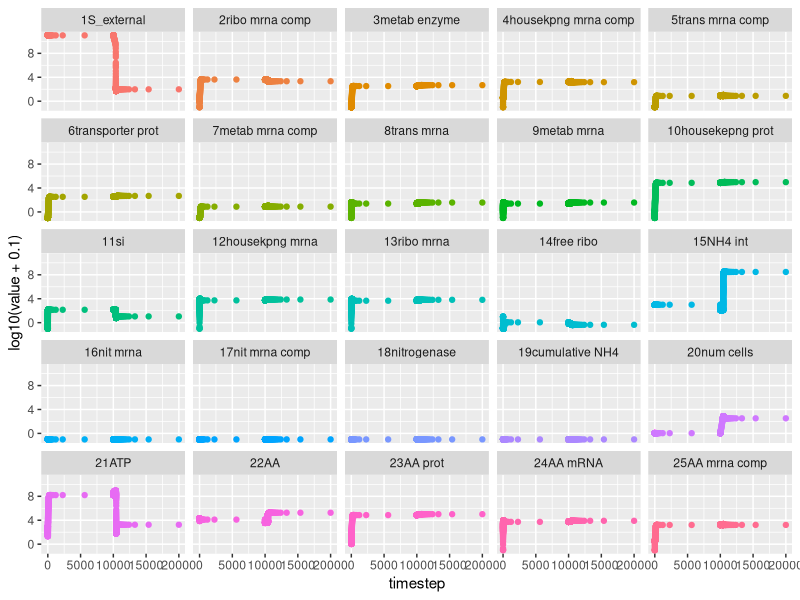
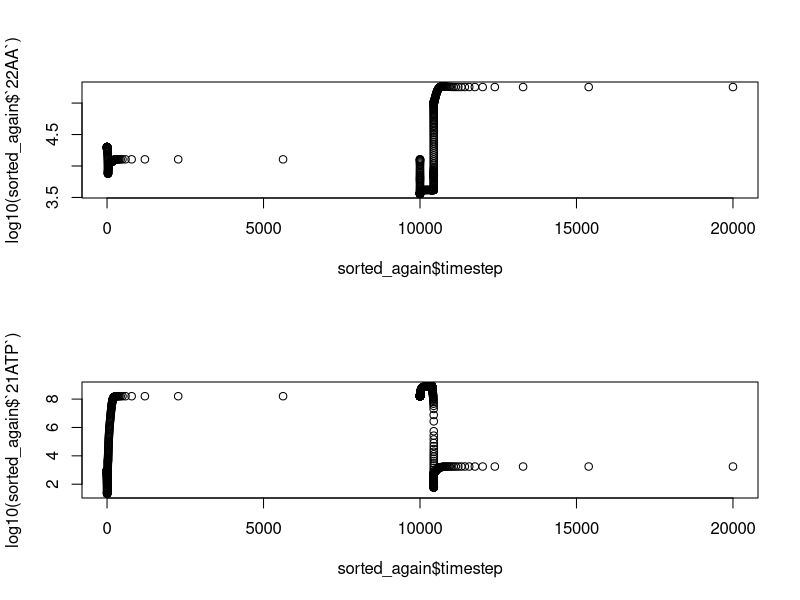
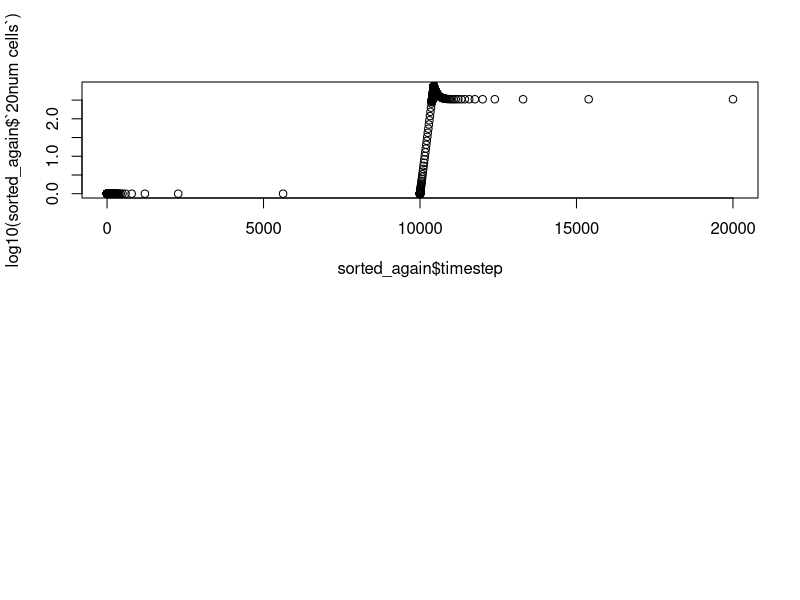

These charts were generated, in order, by the following R code: (Note: this script raises an error after producing the figures.)
# rm(list=ls())
# graphics.off()

library(ggplot2)
library(reshape2)
library(gridExtra)
library(cowplot)
library(R.utils)

#pick a few points rom green cloud and plot all odes manually. try to find param combinations where reasonable end points. 
#use thresholds. try to increase k_cat_AA as wel as increasing k_a to keep ratio roughly the same


# important_data <- read.csv("param-sweep5-results.csv")
# raw_data <- read.csv("../data/0.1/param-sweep-0.1-0.1-0.1-0.1-1000.0-0.1.csv")#oscillation
# raw_data <- read.csv("../data/param-sweep-10.0-10.0-10.0-10.0-10.0-10.0.csv")
raw_data<- read.csv("multilevel-output.csv")

# raw_data<- important_data[-1]
sorted_data= raw_data[,order(names(raw_data))]
colnames(sorted_data)<- substring(names(sorted_data),6)

sorted_again<-sorted_data[,c("tamp","1","2","3","4","5","6","7","8","9","10","11","12","13","14","15","16","17","18","19","20","21","22","23","24","25")]
colnames(sorted_again)= c("timestep","1S_external","2ribo mrna comp","3metab enzyme","4housekpng mrna comp","5trans mrna comp","6transporter prot","7metab mrna comp","8trans mrna","9metab mrna","10housekepng prot","11si","12housekpng mrna","13ribo mrna","14free ribo","15NH4 int","16nit mrna","17nit mrna comp","18nitrogenase","19cumulative NH4","20num cells","21ATP","22AA","23AA prot","24AA mRNA","25AA mrna comp")
short_data<- sorted_again[sorted_again$timestep <= 500,]

melted_data<- melt(sorted_again, id.var="timestep")
melted_short<- melt(short_data, id.var="timestep")

plt1 = ggplot(data = melted_data, aes(x = timestep, y = log10(value+0.1))) +theme(legend.position = "none")+geom_point(aes(color = variable))+ facet_wrap(~ variable, ncol = 5)
plt1

# important_data$un_ov<- 
# important_data$log_AA <- log(important_data$AminoAcid)+0.1
# important_data$log_atp <- log(important_data$ATP)+0.1
# plot(log10(sorted_again$`22AA`), log10(sorted_again$`21ATP`))#, col = sorted_again$timestep)
# plot(log10(important_data$AminoAcid), log10(important_data$ATP))
par(mfrow= c(2,1))
# times<- c(1,1000)
plot(log10(sorted_again$`22AA`), x = sorted_again$timestep)#, xlim = times, main = "params all 1.0")
plot(log10(sorted_again$`21ATP`),x = sorted_again$timestep)#, xlim = times)
plot(log10(sorted_again$`20num cells`),x = sorted_again$timestep)#, xlim = times)
# plot((sorted_again$`22AA`), (sorted_again$`21ATP`))

thresholded<- subset(important_data, important_data$AminoAcid >= 1 & important_data$ATP >= 1)
plot(log10(thresholded$AminoAcid), log10(thresholded$ATP), col = ceiling(log10(thresholded$k_a_NH4 +1)), main = "coloured by k_a_NH4")
legend(x = 7, y = 7, legend = c('0.1','10','1000'), pch = 1,col = unique(ceiling(log10(thresholded$k_a_NH4 +1))))

selected<- subset(important_data, log10(important_data$ATP)>6 & log10(important_data$AminoAcid)>5)
plot(log10(selected$AminoAcid), log10(selected$ATP))
max(selected$AminoAcid)

# under<- subset(important_data, important_data$AminoAcid < 1000 | important_data$ATP < 1000)
# plot(log(under$AminoAcid), log(under$ATP))
# 
# ordered<- thresholded[order(thresholded$AminoAcid,thresholded$ATP),]
# hist(log(ordered$k_ribo_a))
# 
# good_points<- subset(under, log10(under$ATP)>5.5)
# plot(log(good_points$AminoAcid), log(good_points$ATP))


moles<- 0.0015 #moles of ATP in an e coli
molecules<- moles * 6 *10^23

# selected<- subset(good_points, log(good_points$AminoAcid)> 5.24)
# plot(log(selected$AminoAcid), log(selected$ATP))

getmode(selected$k_ribo_a)
hist(log(selected$k_ribo_a))

getmode<- function(v){
  uniqv<- unique(v)
  uniqv[which.max(tabulate(match(v, uniqv)))]
  
}

# hists<- ggplot(under, aes(log(under$k_a_NH4) )) + geom_histogram(alpha = 0.2)
# hists

non_neg_data <- subset(important_data, important_data$AminoAcid >= 0 & important_data$ATP >= 0)
non_neg_data$log_AA<- log(non_neg_data$AminoAcid)
non_neg_data$log_ATP<- log(non_neg_data$ATP)
non_neg_data$product<- as.numeric(as.character(non_neg_data[,3]))* as.numeric(as.character(non_neg_data[,4]))* as.numeric(as.character(non_neg_data[,5]))* as.numeric(as.character(non_neg_data[,6]))* as.numeric(as.character(non_neg_data[,7]))* as.numeric(as.character(non_neg_data[,8]))* as.numeric(as.character(non_neg_data[,9]))
non_neg_data$product_col<- log(non_neg_data$product)
non_neg_data$product_col<- non_neg_data$product_col - min(non_neg_data$product_col)

# plt <- ggplot(data = non_neg_data, aes(x = k_ribo_AA_a, y = , colour = AminoAcid)) +geom_point() +facet_grid(rows = non_neg_data$k_ribo_a)
# plt
# plot(x = important_data$k_ribo_AA_a, y = important_data$k_ribo_a_AA, col = important_data$AminoAcid)
plot(x = non_neg_data$AminoAcid, y = non_neg_data$ATP)
plot(x = non_neg_data$log_AA, y = non_neg_data$log_ATP)#, col = non_neg_data$k_ribo_AA_a, main = "colored by k_a_NH4")
plot(x = non_neg_data$log_AA, y = non_neg_data$log_ATP, col = non_neg_data$k_cat_AA ,main = "colored by k_cat_AA")



df1<- subset(thresholded, thresholded$k_a_NH4== '0.1')
df2<- subset(thresholded, thresholded$k_a_NH4== '10')
df3<- subset(thresholded, thresholded$k_a_NH4== '1000')
plot(x = log10(df1$AminoAcid), y = log10(df1$ATP), main = "k_a_NH4 = 0.1")
plot(x = log10(df2$AminoAcid), y = log10(df2$ATP), main = "k_a_NH4 = 10")
plot(x = log10(df3$AminoAcid), y = log10(df3$ATP), main = "k_a_NH4 = 1000")


hist(x = log10(non_neg_data$k_cat_AA))
hist(x = non_neg_data$AminoAcid)

boxplot(non_neg_data$log_AA ~ non_neg_data$log_ATP)



# require(graphics); require(grDevices)
# x  <- as.matrix(mtcars)
# rc <- rainbow(nrow(x), start = 0, end = .3)
# cc <- rainbow(ncol(x), start = 0, end = .3)
# hv <- heatmap(x, col = cm.colors(256), scale = "column",
#               RowSideColors = rc, ColSideColors = cc, margins = c(5,10),
#               xlab = "specification variables", ylab =  "Car Models",
#               main = "heatmap(<Mtcars data>, ..., scale = \"column\")")
# utils::str(hv) # the two re-ordering index vectors


